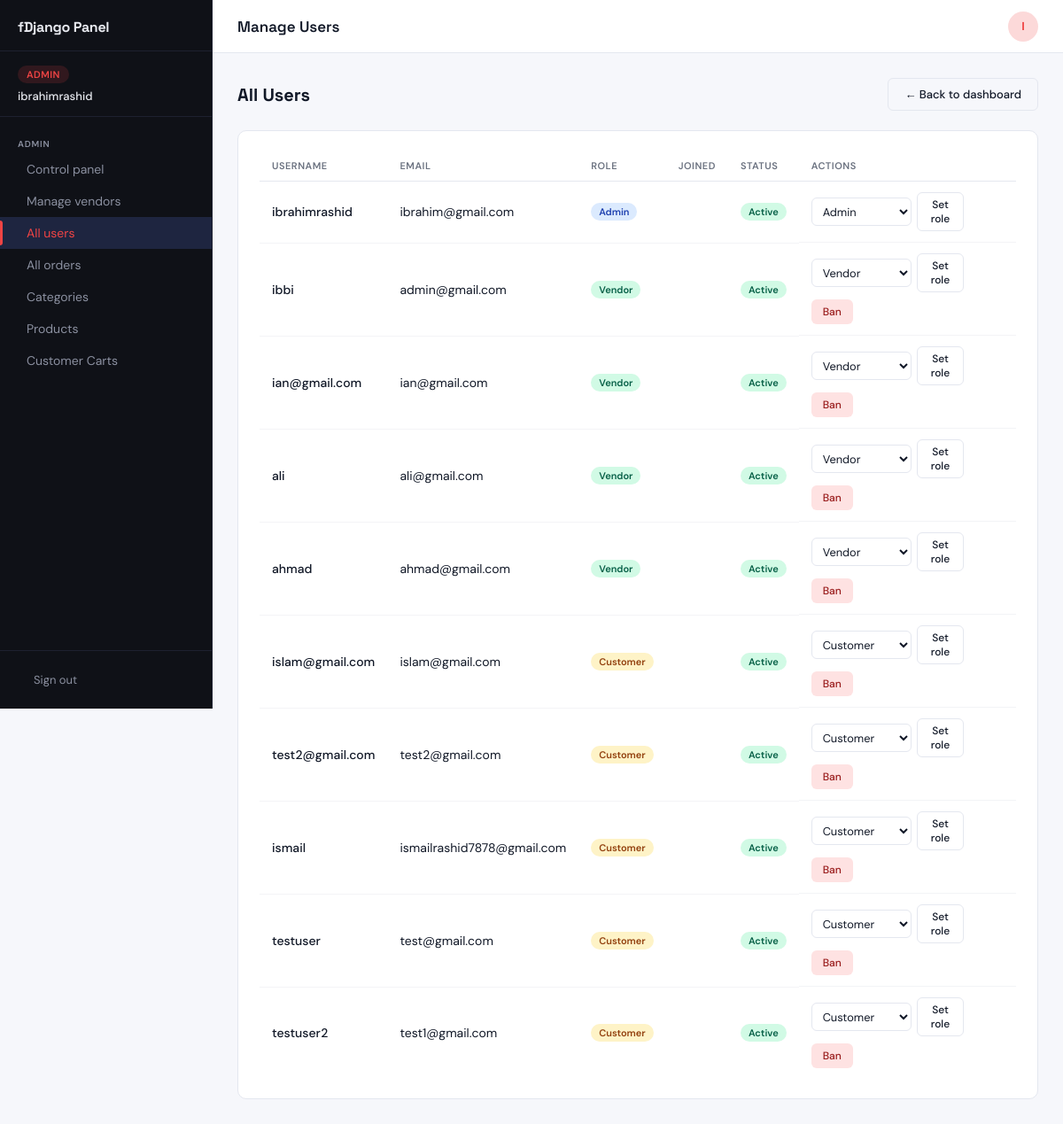
The page /panel/admin/users/ (signed in) on the database as committed earlier.
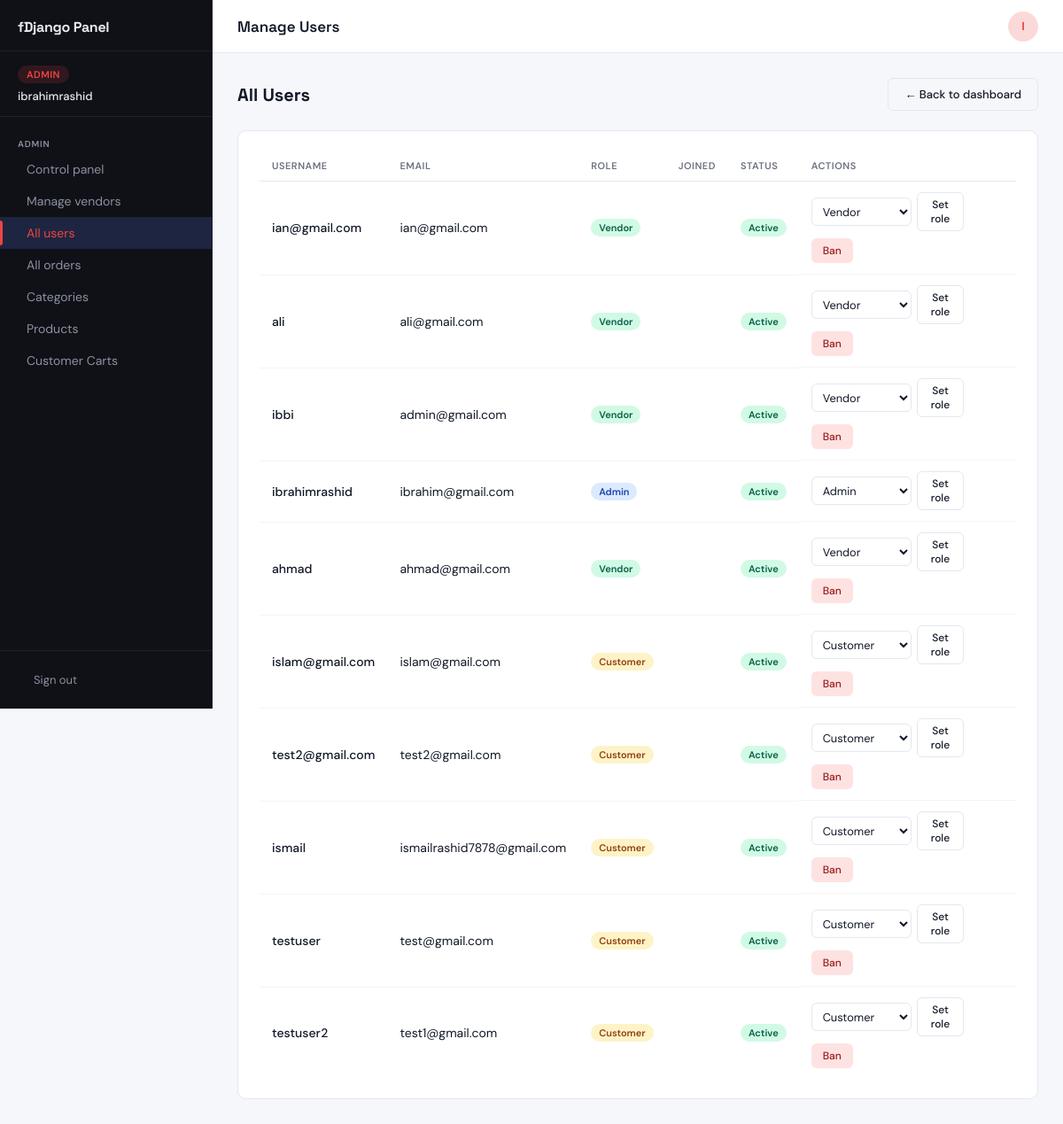
The same page on the database as committed later.
### app/models.py (models this page shows, shortened)
class CustomUser(AbstractBaseUser, PermissionsMixin):
    ROLE_CHOICES = [
        ('customer', 'Customer'),
        ('vendor',   'Vendor'),
        ('admin',    'Admin'),
    ]
    VENDOR_STATUS_CHOICES = [
        ('not_vendor', 'Not a Vendor'),
        ('pending', 'Pending Approval'),
        ('approved', 'Approved'),
        ('rejected', 'Rejected'),
        ('suspended', 'Suspended'),
    ]
    email      = models.EmailField(unique=True)
    username   = models.CharField(max_length=150, unique=True)
    first_name = models.CharField(max_length=30, blank=True)
    last_name  = models.CharField(max_length=30, blank=True)
    is_active  = models.BooleanField(default=True)
    is_staff   = models.BooleanField(default=False)
    role        = models.CharField(max_length=20, choices=ROLE_CHOICES, default='customer')
    is_approved = models.BooleanField(default=False)  # admin approves vendors (deprecated, use vendor_status)
    vendor_status = models.CharField(max_length=20, choices=VENDOR_STATUS_CHOICES, default='not_vendor')
    vendor_approved_at = models.DateTimeField(null=True, blank=True)
    vendor_approved_by = models.ForeignKey('self', null=True, blank=True, on_delete=models.SET_NULL, related_name='approved_vendors')
    vendor_rejection_reason = models.TextField(null=True, blank=True)
    vendor_suspended_at = models.DateTimeField(null=True, blank=True)
    objects = CustomUserManager()
    USERNAME_FIELD  = "email"
    REQUIRED_FIELDS = []

### app/views.py (the view)
# urls.py: path('panel/admin/users/',                                     views.manage_users,         name='manage_users'),
def manage_users(request):
    if not request.user.is_authenticated:
        return redirect('panel_login')
    if request.user.role != 'admin':
        return redirect('vendor_dashboard')
    users = User.objects.all().order_by('-last_login')
    return render(request, 'custom_admin_templates/manage_users.html', {
        'users': users
    })

### app/views.py (called while the page is built)
def current_site_profile(request):
    site=get_current_site(request)
    site_profile=SiteProfile.objects.get(site=site)
    return {'site_profile': site_profile}

### templates/custom_admin_templates/manage_users.html (shortened to what this page needs)
{% extends 'custom_admin_templates/base.html' %}
{% load static %}
{% block page_title %}Manage Users{% endblock %}
{% block content %}
<div class="page-header">
  <h2>All Users</h2>
  <a href="{% url 'admin_dashboard' %}" class="btn btn-outline">← Back to dashboard</a>
</div>
<div class="card">
  <div class="table-wrap">
    <table class="data-table">
      <thead>
        <tr>
          <th>Username</th>
          <th>Email</th>
          <th>Role</th>
          <th>Joined</th>
          <th>Status</th>
          <th>Actions</th>
        </tr>
      </thead>
      <tbody>
        {% for u in users %}
        <tr>
          <td style="font-weight:500">{{ u.username }}</td>
          <td>{{ u.email }}</td>
          <td>
            {% if u.role == 'admin' %}
              <span class="badge badge-blue">Admin</span>
            {% elif u.role == 'vendor' %}
              <span class="badge badge-green">Vendor</span>
            {% else %}
              <span class="badge badge-amber">Customer</span>
            {% endif %}
          </td>
          <td>{{ u.date_joined|date:"d M Y" }}</td>
          <td>
            {% if u.is_active %}
              <span class="badge badge-green">Active</span>
            {% else %}
              <span class="badge badge-red">Banned</span>
            {% endif %}
          </td>
          <td style="display:flex; gap:8px; flex-wrap:wrap; align-items:center;">
            <form method="post" action="{% url 'change_user_role' u.pk %}"
                  style="display:flex; gap:6px; align-items:center;">
              <select name="role" class="form-control" style="padding:4px 8px; font-size:0.8rem; height:32px;">
                <option value="customer" {% if u.role == 'customer' %}selected{% endif %}>Customer</option>
                <option value="vendor"   {% if u.role == 'vendor' %}selected{% endif %}>Vendor</option>
                <option value="admin"    {% if u.role == 'admin' %}selected{% endif %}>Admin</option>
              </select>
              <button type="submit" class="btn btn-outline btn-sm">Set role</button>
            </form>
            {% if u.is_active %}
              {% if u.pk != request.user.pk %}
              <form method="post" action="{% url 'ban_user' u.pk %}"
                    onsubmit="return confirm('Ban {{ u.username }}?')">
                <button type="submit" class="btn btn-danger btn-sm">Ban</button>
              </form>
              {% endif %}
            {% else %}
            <form method="post" action="{% url 'unban_user' u.pk %}">
              {% csrf_token %}
              <button type="submit" class="btn btn-outline btn-sm">Unban</button>
            </form>
            {% endif %}
          </td>
        </tr>
        {% empty %}
        <tr>
          <td colspan="6" style="text-align:center; padding:28px; color:var(--text-secondary);">
            No users found.
          </td>
        </tr>
        {% endfor %}
      </tbody>
    </table>
  </div>
</div>
{% endblock %}

### templates/custom_admin_templates/base.html (shortened to what this page needs)
{% load static %}
<!DOCTYPE html>
<html lang="en">
<head>
  <link rel="stylesheet" href="{% static 'custom_admin_templates/css/panel.css' %}"/>
</head>
<body class="role-{{ request.user.role|default:'guest' }}">
<aside class="sidebar" id="sidebar">
  <div class="sidebar-header">
    <div class="logo">
      <span class="logo-text">fDjango Panel</span>
    </div>
  </div>
  <div class="role-badge-wrap">
    <div class="role-badge role-badge--{{ request.user.role|default:'guest' }}">
      {% if request.user.role == 'admin' %}Admin
      {% elif request.user.role == 'vendor' %}Vendor
      {% else %}Customer{% endif %}
    </div>
    <p class="sidebar-username">{{ request.user.get_full_name|default:request.user.username }}</p>
  </div>
  <nav class="sidebar-nav" aria-label="Panel navigation">
    {% if request.user.role == 'admin' %}
    <div class="nav-section">
      <span class="nav-label">Admin</span>
      <a href="{% url 'admin_dashboard' %}" class="nav-link {% if request.resolver_match.url_name == 'admin_dashboard' %}active{% endif %}">
         Control panel
      </a>
      <a href="{% url 'manage_vendors' %}" class="nav-link {% if request.resolver_match.url_name == 'manage_vendors' %}active{% endif %}">
         Manage vendors
      </a>
      <a href="{% url 'manage_users' %}" class="nav-link {% if request.resolver_match.url_name == 'manage_users' %}active{% endif %}">
         All users
      </a>
      <a href="{% url 'all_orders' %}" class="nav-link {% if request.resolver_match.url_name == 'all_orders' %}active{% endif %}">
         All orders
      </a>
      <a href="{% url 'manage_categories' %}" class="nav-link ">
         Categories
      </a>
      <a href="{% url 'my_products' %}" class="nav-link {% if request.resolver_match.url_name == 'my_products' %}active{% endif %}">
         Products
      </a>
      <a href="{% url 'view_carts' %}" class="nav-link {% if request.resolver_match.url_name == 'view_carts' %}active{% endif %}">
         Customer Carts
      </a>
    </div>
    {% endif %}
  </nav>
  <div class="sidebar-footer">
    <form method="post" action="{% url 'panel_logout' %}">
      <button type="submit" class="logout-btn">
         Sign out
      </button>
    </form>
  </div>
</aside>
<div class="layout-wrap">
  <header class="topbar">
    <h1 class="page-title">{% block page_title %}Dashboard{% endblock %}</h1>
    <div class="topbar-right">
      <span class="topbar-avatar">{{ request.user.username|first|upper }}</span>
    </div>
  </header>
  <main class="main-content">
    {% block content %}{% endblock %}
  </main>
</div>
</body>
</html>

Rows that differ between the two databases and show on the page:
changed CustomUser "ibrahimrashid": moves down the list
changed CustomUser "ibbi": moves down the list
